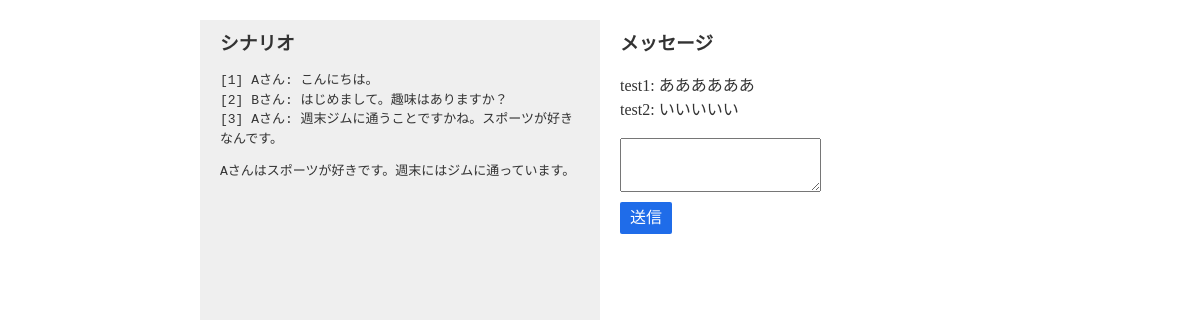
Screenshot of /rooms/332cc2c2578d48a99b7e25b6a8b1e08b (signed in) with the database file from the repository.
### flaskr/models/scenario.py (models this page shows, shortened)
class Scenario(db.Model):
    __tablename__ = "scenarios"
    id    = db.Column("id",    db.Integer,      primary_key=True)
    title = db.Column("title", db.String(100),  nullable=False, unique=True)
    text  = db.Column("text",  db.String(5000), nullable=False)

### flaskr/models/message.py (models this page shows, shortened)
class Message(db.Model):
    __tablename__ = "messages"
    id      = db.Column("id",       db.Integer,     primary_key=True)
    text    = db.Column("status",   db.String(100), nullable=False)
    room_id = db.Column("room_id",  db.Integer, db.ForeignKey("rooms.id"), nullable=False)
    user_id = db.Column("user_id",  db.Integer, db.ForeignKey("users.id"), nullable=False)

### flaskr/models/user.py (models this page shows, shortened)
class User(db.Model):
    __tablename__ = "users"
    id        = db.Column("id",       db.Integer,     primary_key=True)
    name      = db.Column("name",     db.String(100), nullable=False, unique=True)
    role      = db.Column("role",     db.Enum(Role),  nullable=False,              default=Role.NORMAL.name)
    _password = db.Column("password", db.String(100), nullable=False)
    messages  = db.relationship("Message", backref="user", lazy=True)
    def _get_password(self):
        return self._password
    def _set_password(self, password):
        password = self.validate_password("password", password)
        if password:
            password = password.strip()
        self._password = generate_password_hash(password)
    password_descriptor = property(_get_password, _set_password)
    password = synonym("_password", descriptor=password_descriptor)

### flaskr/views/rooms.py (the view)
@bp.route("/<string:hash_id>", methods=["GET"])
@login_required
def show(hash_id):
    room = get_room_from_hash_id(hash_id)
    if room is None:
        abort(404)
    return render_template("rooms/show.html", room=room)

### flaskr/views/__init__.py (called while the page is built)
def login_required(f):
    @wraps(f)
    def decorated_view(*args, **kwargs):
        if g.user is None:
            return redirect(url_for("auth.login", next=request.path))
        return f(*args, **kwargs)
    return decorated_view

def load_user():
    user_id = session.get("user_id")
    if user_id is None:
        g.user = None
    else:
        g.user = User.query.get(session["user_id"])

### flaskr/views/rooms.py (called while the page is built)
def get_room_from_hash_id(hash_id):
    room_list = Room.query.filter_by(hash_id=hash_id).all()
    if len(room_list) == 0:
        return None
    return room_list[0]

### flaskr/templates/rooms/show.html
{% extends "layout_simple.html" %}
{% block body %}
  <div class="flex">
    <div class="scenario_area">
      <h3>シナリオ</h3>
      {% if room.scenarios %}
        {% for scenario in room.scenarios %}
          <pre>{{ scenario.text }}</pre>
        {% endfor %}
      {% endif %}
    </div>
    <div class="message_area">
      <h3>メッセージ</h3>
      {% if room.messages %}
        <ol>
          {% for message in room.messages %}
            <li>
              <div class="message">
                {{ message.user.name }}: {{ message.text }}
              </div>
            </li>
          {% endfor %}
        </ol>
      {% endif %}
      <form action="" method="post">
        <div class="form_horizontal">
          <textarea type="text" id="text"/></textarea>
        </div>
        <div class="form_horizontal">
          <input type=submit value={{ '送信' }} class="button">
        </div>
      </form>
    </div>
  </div>
{% endblock %}

### flaskr/static/style.css (style rules this page uses)
:root { --color--white: #FFFFFF; --color--black: #333333; --color--gray: #EFEFEF; --color--green: #2FB76A; --color--blue: #1F6CE9; --color--lightblue: #66CDEF; --color--darkblue: #1B59BE; --color--red: #F33A3A; --color--darkred: #BE1414; --coloralpha--black: #3333332F; }
*, *::before, *::after { box-sizing: border-box; }
body { color: var(--color--black); }
pre { white-space: pre-wrap; }
.flex { display: flex; }
.form_horizontal { display: flex; margin: 10px auto; }
.form_horizontal > * { margin-right: 10px; }
.button { -webkit-appearance: button; -moz-appearance: button; appearance: button; text-decoration: none; color: initial; cursor: pointer; padding: 4px 10px; background: var(--color--blue); color: var(--color--white); border: 0; border-radius: 2px; }
.scenario_area { flex: 1; background: var(--color--gray); padding: 10px 20px; height: calc(100vh - 40px); }
.message_area { flex: 1; background: var(--color--white); padding: 10px 20px; height: calc(100vh - 40px); }
.message_area ol { list-style: none; padding: 0; }

### rows the page displays
Scenario: text "[1] Aさん: こんにちは。 [2] Bさん: はじめまして。趣味はありますか？ [3] Aさん: 週末ジムに通うことですかね。スポーツが好きなんです。"
Scenario: text "Aさんはスポーツが好きです。週末にはジムに通っています。"
Message: user.name "test1", text "ああああああ"
Message: user.name "test2", text "いいいいい"
